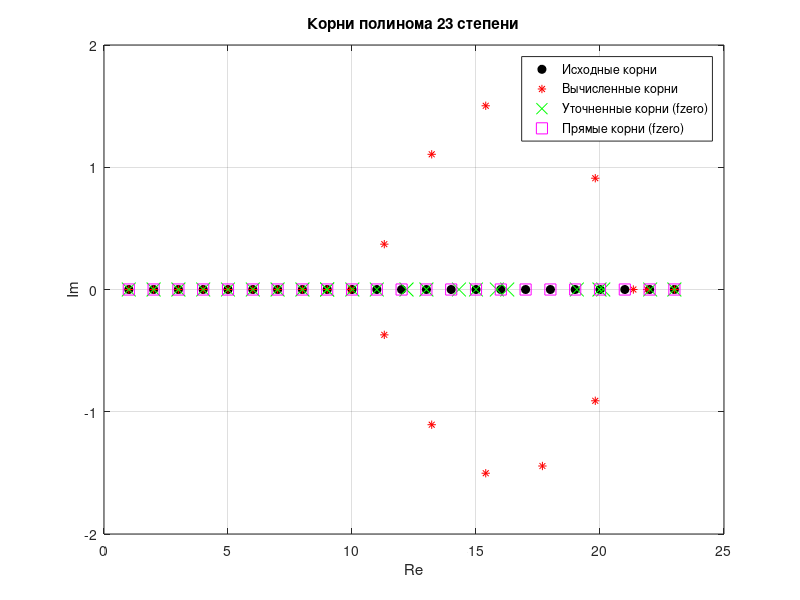

Recreate this plot in MATLAB.
% Часть a)
roots_original = 1:23;
poly_coeffs = poly(roots_original);

figure;
plot(roots_original, zeros(size(roots_original)), 'ko', 'MarkerFaceColor', 'k');
hold on;
title('Корни полинома 23 степени');
xlabel('Re');
ylabel('Im');
grid on;

% Часть b)
roots_calculated = roots(poly_coeffs);
plot(real(roots_calculated), imag(roots_calculated), 'r*');

% Часть d)
refined_roots = zeros(size(roots_original));
for i = 1:length(roots_original)
    initial_guess = roots_original(i);
    refined_roots(i) = fzero(@(x) polyval(poly_coeffs, x), initial_guess);
end
plot(refined_roots, zeros(size(refined_roots)), 'gx', 'MarkerSize', 10);

% Часть e)
P = @(x) prod(x - (1:23));
direct_roots = zeros(size(roots_original));
for i = 1:length(roots_original)
    initial_guess = roots_original(i);
    direct_roots(i) = fzero(P, initial_guess);
end
plot(direct_roots, zeros(size(direct_roots)), 'ms', 'MarkerSize', 8);

legend('Исходные корни', 'Вычисленные корни', 'Уточненные корни (fzero)', 'Прямые корни (fzero)');
